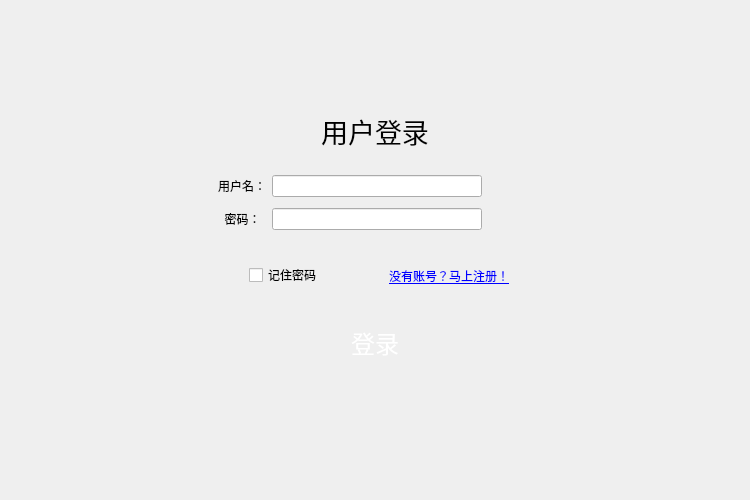
<?xml version="1.0" encoding="UTF-8"?>
<ui version="4.0">
 <class>Login</class>
 <widget class="QDialog" name="Login">
  <property name="geometry">
   <rect>
    <x>0</x>
    <y>0</y>
    <width>750</width>
    <height>500</height>
   </rect>
  </property>
  <property name="windowTitle">
   <string>Dialog</string>
  </property>
  <layout class="QVBoxLayout" name="verticalLayout">
   <property name="spacing">
    <number>0</number>
   </property>
   <property name="leftMargin">
    <number>0</number>
   </property>
   <property name="topMargin">
    <number>0</number>
   </property>
   <property name="rightMargin">
    <number>0</number>
   </property>
   <property name="bottomMargin">
    <number>0</number>
   </property>
   <item>
    <widget class="TitleWg" name="title_wg" native="true"/>
   </item>
   <item>
    <widget class="QStackedWidget" name="stackedWidget">
     <property name="focusPolicy">
      <enum>Qt::TabFocus</enum>
     </property>
     <widget class="QWidget" name="login_page">
      <layout class="QVBoxLayout" name="verticalLayout_3">
       <item>
        <spacer name="verticalSpacer">
         <property name="orientation">
          <enum>Qt::Vertical</enum>
         </property>
         <property name="sizeHint" stdset="0">
          <size>
           <width>20</width>
           <height>85</height>
          </size>
         </property>
        </spacer>
       </item>
       <item>
        <widget class="QWidget" name="widget_4" native="true">
         <layout class="QHBoxLayout" name="horizontalLayout">
          <item>
           <spacer name="horizontalSpacer_3">
            <property name="orientation">
             <enum>Qt::Horizontal</enum>
            </property>
            <property name="sizeHint" stdset="0">
             <size>
              <width>40</width>
              <height>20</height>
             </size>
            </property>
           </spacer>
          </item>
          <item>
           <widget class="QWidget" name="widget" native="true">
            <layout class="QVBoxLayout" name="verticalLayout_2">
             <item>
              <widget class="QLabel" name="label">
               <property name="font">
                <font>
                 <family>幼圆</family>
                 <pointsize>20</pointsize>
                 <weight>9</weight>
                 <italic>false</italic>
                 <bold>false</bold>
                </font>
               </property>
               <property name="styleSheet">
                <string notr="true">font: 75 20pt &quot;幼圆&quot;;</string>
               </property>
               <property name="text">
                <string>&lt;html&gt;&lt;head/&gt;&lt;body&gt;&lt;p&gt;用户登录&lt;/p&gt;&lt;/body&gt;&lt;/html&gt;</string>
               </property>
               <property name="alignment">
                <set>Qt::AlignCenter</set>
               </property>
              </widget>
             </item>
             <item>
              <widget class="QWidget" name="widget_2" native="true">
               <layout class="QGridLayout" name="gridLayout_2">
                <item row="0" column="0">
                 <widget class="QWidget" name="widget_6" native="true">
                  <layout class="QGridLayout" name="gridLayout">
                   <item row="3" column="1">
                    <widget class="QLineEdit" name="lineEdit"/>
                   </item>
                   <item row="3" column="0">
                    <widget class="QLabel" name="label_3">
                     <property name="text">
                      <string>  密码：</string>
                     </property>
                    </widget>
                   </item>
                   <item row="1" column="0">
                    <widget class="QLabel" name="label_4">
                     <property name="text">
                      <string>用户名：</string>
                     </property>
                    </widget>
                   </item>
                   <item row="1" column="1">
                    <widget class="QLineEdit" name="lineEdit_2"/>
                   </item>
                   <item row="2" column="1">
                    <spacer name="verticalSpacer_3">
                     <property name="orientation">
                      <enum>Qt::Vertical</enum>
                     </property>
                     <property name="sizeType">
                      <enum>QSizePolicy::Fixed</enum>
                     </property>
                     <property name="sizeHint" stdset="0">
                      <size>
                       <width>20</width>
                       <height>5</height>
                      </size>
                     </property>
                    </spacer>
                   </item>
                  </layout>
                 </widget>
                </item>
                <item row="0" column="1">
                 <spacer name="horizontalSpacer_6">
                  <property name="orientation">
                   <enum>Qt::Horizontal</enum>
                  </property>
                  <property name="sizeType">
                   <enum>QSizePolicy::Fixed</enum>
                  </property>
                  <property name="sizeHint" stdset="0">
                   <size>
                    <width>50</width>
                    <height>10</height>
                   </size>
                  </property>
                 </spacer>
                </item>
               </layout>
              </widget>
             </item>
             <item>
              <widget class="QWidget" name="widget_3" native="true">
               <layout class="QHBoxLayout" name="horizontalLayout_2">
                <item>
                 <spacer name="horizontalSpacer_5">
                  <property name="orientation">
                   <enum>Qt::Horizontal</enum>
                  </property>
                  <property name="sizeType">
                   <enum>QSizePolicy::Fixed</enum>
                  </property>
                  <property name="sizeHint" stdset="0">
                   <size>
                    <width>40</width>
                    <height>20</height>
                   </size>
                  </property>
                 </spacer>
                </item>
                <item>
                 <widget class="QCheckBox" name="checkBox">
                  <property name="text">
                   <string>记住密码</string>
                  </property>
                 </widget>
                </item>
                <item>
                 <widget class="QToolButton" name="toolButton">
                  <property name="styleSheet">
                   <string notr="true">color: rgb(0, 0, 255);
font: 11pt &quot;宋体&quot;;
text-decoration: underline;</string>
                  </property>
                  <property name="text">
                   <string>没有账号？马上注册！</string>
                  </property>
                  <property name="autoRaise">
                   <bool>true</bool>
                  </property>
                 </widget>
                </item>
                <item>
                 <spacer name="horizontalSpacer_7">
                  <property name="orientation">
                   <enum>Qt::Horizontal</enum>
                  </property>
                  <property name="sizeType">
                   <enum>QSizePolicy::Fixed</enum>
                  </property>
                  <property name="sizeHint" stdset="0">
                   <size>
                    <width>25</width>
                    <height>20</height>
                   </size>
                  </property>
                 </spacer>
                </item>
               </layout>
              </widget>
             </item>
             <item>
              <widget class="QWidget" name="widget_5" native="true">
               <layout class="QHBoxLayout" name="horizontalLayout_3">
                <item>
                 <spacer name="horizontalSpacer">
                  <property name="orientation">
                   <enum>Qt::Horizontal</enum>
                  </property>
                  <property name="sizeHint" stdset="0">
                   <size>
                    <width>40</width>
                    <height>20</height>
                   </size>
                  </property>
                 </spacer>
                </item>
                <item>
                 <widget class="QToolButton" name="toolButton_2">
                  <property name="minimumSize">
                   <size>
                    <width>252</width>
                    <height>62</height>
                   </size>
                  </property>
                  <property name="maximumSize">
                   <size>
                    <width>252</width>
                    <height>62</height>
                   </size>
                  </property>
                  <property name="font">
                   <font>
                    <family>幼圆</family>
                    <pointsize>18</pointsize>
                    <weight>50</weight>
                    <italic>false</italic>
                    <bold>false</bold>
                   </font>
                  </property>
                  <property name="autoFillBackground">
                   <bool>false</bool>
                  </property>
                  <property name="styleSheet">
                   <string notr="true">background-image: url(:/image/balckButton.png);
font: 18pt &quot;幼圆&quot;;
color: rgb(255, 255, 255);</string>
                  </property>
                  <property name="text">
                   <string>登录</string>
                  </property>
                  <property name="iconSize">
                   <size>
                    <width>16</width>
                    <height>16</height>
                   </size>
                  </property>
                  <property name="popupMode">
                   <enum>QToolButton::DelayedPopup</enum>
                  </property>
                  <property name="autoRaise">
                   <bool>true</bool>
                  </property>
                  <property name="arrowType">
                   <enum>Qt::NoArrow</enum>
                  </property>
                 </widget>
                </item>
                <item>
                 <spacer name="horizontalSpacer_2">
                  <property name="orientation">
                   <enum>Qt::Horizontal</enum>
                  </property>
                  <property name="sizeHint" stdset="0">
                   <size>
                    <width>40</width>
                    <height>20</height>
                   </size>
                  </property>
                 </spacer>
                </item>
               </layout>
              </widget>
             </item>
            </layout>
           </widget>
          </item>
          <item>
           <spacer name="horizontalSpacer_4">
            <property name="orientation">
             <enum>Qt::Horizontal</enum>
            </property>
            <property name="sizeHint" stdset="0">
             <size>
              <width>40</width>
              <height>20</height>
             </size>
            </property>
           </spacer>
          </item>
         </layout>
        </widget>
       </item>
       <item>
        <spacer name="verticalSpacer_2">
         <property name="orientation">
          <enum>Qt::Vertical</enum>
         </property>
         <property name="sizeType">
          <enum>QSizePolicy::Fixed</enum>
         </property>
         <property name="sizeHint" stdset="0">
          <size>
           <width>20</width>
           <height>90</height>
          </size>
         </property>
        </spacer>
       </item>
      </layout>
     </widget>
     <widget class="QWidget" name="reg_page"/>
     <widget class="QWidget" name="set_page"/>
    </widget>
   </item>
  </layout>
 </widget>
 <customwidgets>
  <customwidget>
   <class>TitleWg</class>
   <extends>QWidget</extends>
   <header location="global">titlewg.h</header>
   <container>1</container>
  </customwidget>
 </customwidgets>
 <resources/>
 <connections/>
</ui>
